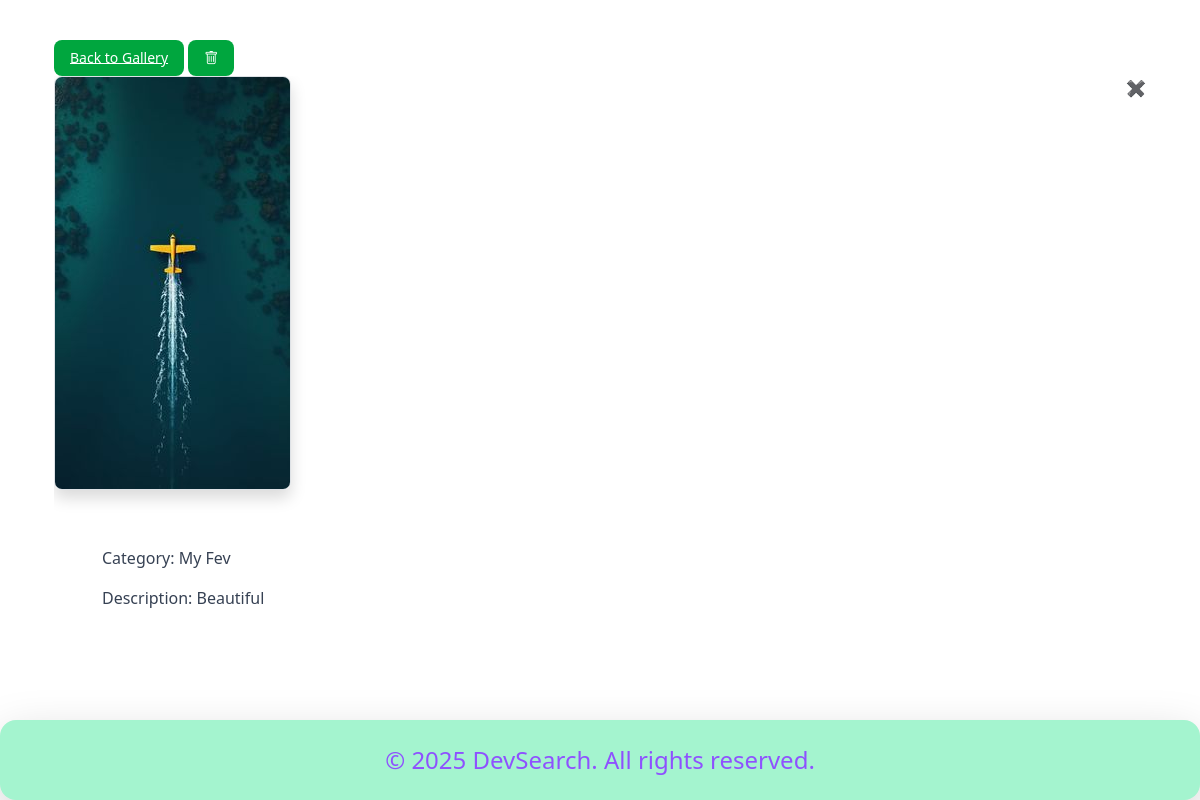
Page /view/38/ on the committed database.
### photo/models.py (models this page shows, shortened)
class Photo(models.Model):
    category = models.ForeignKey(Category, on_delete=models.SET_NULL, null=True,blank=True)
    title = models.CharField(max_length=100, blank=True,)
    image = models.ImageField(upload_to='photos/')
    description = models.TextField(blank=True, null=True)

class Category(models.Model):
    name = models.CharField(max_length=100,blank=True)

### photo/views.py (the view)
# urls.py: path('view/<str:pk>/', views.viewPhoto, name='viewPhoto'),
def viewPhoto(request,pk):
    photo = Photo.objects.get(id=pk)
    categories = Category.objects.all()
    context = {'photo': photo,'categories': categories }
    return render(request, 'photo/view.html',context)

### photo/templates/photo/view.html (shortened to what this page needs)
{% extends 'base.html' %}
{% load static %}
{% block content %}
        <a href="{% url 'index' %}" class="inline-flex items-center px-3 py-2 text-sm font-medium text-center text-white bg-green-600 rounded-lg hover:bg-green-800 focus:ring-4 focus:outline-none focus:ring-green-300 dark:bg-green-600 dark:hover:bg-green-700 dark:focus:ring-green-800 underline-offset-0 ">
            Back to Gallery
        </a>
  <a class=" inline-flex items-center px-3 py-2 text-sm font-medium text-center text-white bg-green-600 rounded-lg hover:bg-rose-800 focus:ring-4 focus:outline-none focus:ring-rose-300 dark:bg-rose-600 dark:hover:bg-rose-700 dark:focus:ring-rose-800 underline-offset-0   " href="{% url 'deletePhoto' photo.id %}"> <i class="bi bi-trash"></i></a>
<div class=" relative max-w-full max-h-full bg-white group overflow-hidden group">
        <img class=" border border-gray-200 rounded-lg shadow object-fill dark:bg-gray-800 dark:border-gray-700" src="{{ photo.image.url }}" alt="" />
  <a class="absolute  text-white top-0 right-0" href="{% url 'deletePhoto' photo.id %}"> ✖</a>
    <div class="p-5">
        <p class="mb-3 font-normal text-gray-700 dark:text-gray-400">Category: {{ photo.category.name }}</p>
        <p class="mb-3 font-normal text-gray-700 dark:text-gray-400">Description: {{ photo.description }}</p>
</div>
</div>
{% endblock %}

### rows in the picture
Photo: image (picture), category.name "My Fev", description "Beautiful"
